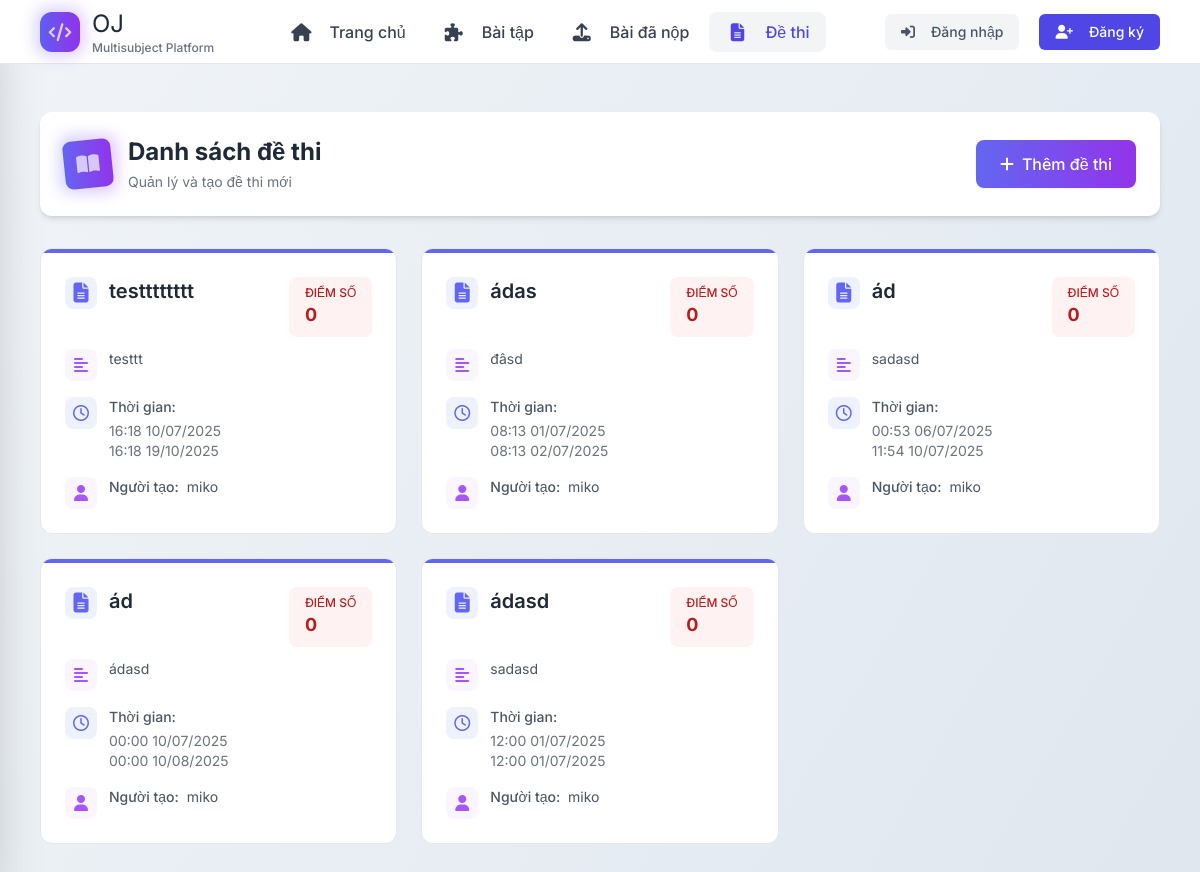
The app's page /exams/, older data.
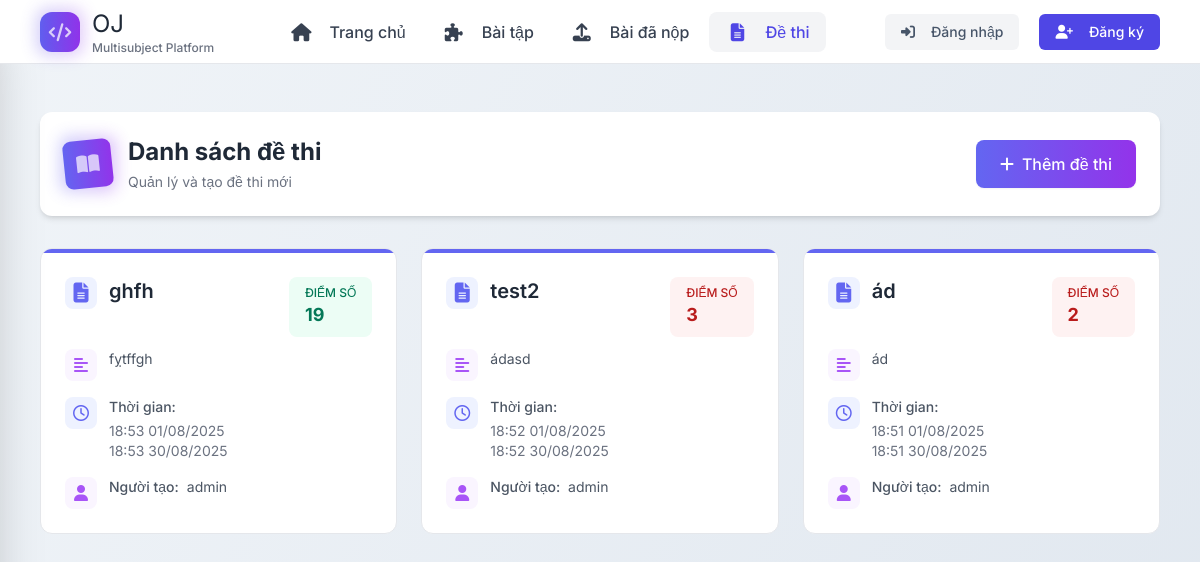
The same page, newer data.
### exams/models.py (models this page shows, shortened)
class Exam(models.Model):
    title = models.CharField(max_length=200)
    description = models.TextField()
    start_time = models.DateTimeField()
    end_time = models.DateTimeField()
    created_by = models.ForeignKey(settings.AUTH_USER_MODEL, on_delete=models.CASCADE)
    created_at = models.DateTimeField(auto_now_add=True)
    password = models.CharField(max_length=128, blank=True, null=True, help_text="Để trống nếu không muốn đặt mật khẩu.")
    problems = models.ManyToManyField(
        "problems.Problem",
        through="exams.ExamProblem",
        related_name="exams"
    )
    enrolled_users = models.ManyToManyField(
        settings.AUTH_USER_MODEL,
        through="exams.ExamEnrollment",
        related_name="enrolled_exams"
    )

### users/models.py (models this page shows)
class CustomUser(AbstractUser):
    is_teacher = models.BooleanField(default=False)

### exams/views.py (the view)
# urls.py: path('', views.exam_list, name='exam_list'),
def exam_list(request):
    exams = Exam.objects.all().order_by('-created_at')
    difficulty_map = {
        'one': 1, 'two': 2, 'three': 3, 'four': 4, 'five': 5, 'six': 6,
        'seven': 7, 'eight': 8, 'nine': 9, 'ten': 10, 'eleven': 11, 'twelve': 12,
    }
    for exam in exams:
        total_score = 0
        exam_problems = exam.exam_problems.all()
        for prob in exam_problems:
            if prob.problem and prob.problem.difficulty:
                score = difficulty_map.get(prob.problem.difficulty.lower(), 0)
                total_score += score
        exam.total_score = total_score
        exam.has_password = bool(exam.password)
    return render(request, 'exams/list.html', {'exams': exams})

### templates/exams/list.html (shortened to what the changed rows need)
{% extends 'base.html' %}
{% block content %}
<div class="max-w-7xl mx-auto px-4 py-8">
    <div class="relative bg-white rounded-xl shadow-md p-6 mb-8">
        <div class="flex flex-col sm:flex-row sm:items-center sm:justify-between gap-4">
            <div class="flex items-center">
                <div class="ml-4">
                    <h1 class="text-2xl font-bold text-gray-800">Danh sách đề thi</h1>
                </div>
            </div>
        </div>
    </div>
    <div class="grid grid-cols-1 md:grid-cols-2 lg:grid-cols-3 gap-6">
        {% for exam in exams %}
        <div class="group">
            <div class="relative bg-white rounded-xl border border-gray-200 overflow-hidden transition-all duration-300 hover:shadow-lg hover:-translate-y-1">
                <div class="border-t-4 border-indigo-500"></div>
                <div class="p-6">
                    <div class="flex justify-between items-start mb-3">
                        <a href="{% url 'enroll_in_exam' exam.id %}" class="block group">
                            <h3 class="text-xl font-semibold text-gray-800 group-hover:text-indigo-600 transition-colors flex items-start">
                                <span class="w-8 h-8 rounded-lg bg-indigo-50 flex items-center justify-center mr-3 group-hover:bg-indigo-100 transition-colors">
                                    <i class="fas fa-file-alt text-indigo-500"></i>
                                </span>
                                {{ exam.title }}
                            </h3>
                        </a>
                        <div class="px-4 py-2 rounded-lg {% if exam.total_score >= 8 %}bg-emerald-50 text-emerald-700{% elif exam.total_score >= 5 %}bg-amber-50 text-amber-700{% else %}bg-red-50 text-red-700{% endif %} flex items-center space-x-2">
                            <div>
                                <div class="text-xs font-medium uppercase">Điểm số</div>
                                <div class="text-lg font-bold">{{ exam.total_score }}</div>
                            </div>
                        </div>
                    </div>
                    <div class="space-y-4 text-gray-600">
                        <div class="flex items-start">
                            <span class="w-8 h-8 rounded-lg bg-purple-50 flex items-center justify-center mr-3">
                                <i class="fas fa-align-left text-purple-500"></i>
                            </span>
                            <p class="text-sm flex-1">
                                {{ exam.description|truncatewords:25 }}
                            </p>
                        </div>
                        <div class="flex items-start">
                            <span class="w-8 h-8 rounded-lg bg-indigo-50 flex items-center justify-center mr-3">
                                <i class="far fa-clock text-indigo-500"></i>
                            </span>
                            <div class="text-sm flex-1">
                                <span class="font-medium block mb-1">Thời gian:</span>
                                <span class="block text-gray-500">{{ exam.start_time|date:"H:i d/m/Y" }}</span>
                                <span class="block text-gray-500">{{ exam.end_time|date:"H:i d/m/Y" }}</span>
                            </div>
                        </div>
                        <div class="flex items-start">
                            <span class="w-8 h-8 rounded-lg bg-purple-50 flex items-center justify-center mr-3">
                                <i class="fas fa-user text-purple-500"></i>
                            </span>
                            <div class="text-sm flex-1">
                                <span class="font-medium">Người tạo:</span>
                                <span class="ml-1">{{ exam.created_by.username }}</span>
                            </div>
                        </div>
                    </div>
                </div>
            </div>
        </div>
        {% endfor %}
    </div>
</div>
{% endblock %}

Row changes from the older to the newer data that the page shows:
removed Exam: title "testttttttt", total_score "0", description "testtt", start_time "16:18 10/07/2025", end_time "16:18 19/10/2025", created_by.username "miko"
removed Exam: title "ádas", total_score "0", description "đâsd", start_time "08:13 01/07/2025", end_time "08:13 02/07/2025", created_by.username "miko"
removed Exam: title "ád", total_score "0", description "sadasd", start_time "00:53 06/07/2025", end_time "11:54 10/07/2025", created_by.username "miko"
removed Exam: title "ád", total_score "0", description "ádasd", start_time "00:00 10/07/2025", end_time "00:00 10/08/2025", created_by.username "miko"
removed Exam: title "ádasd", total_score "0", description "sadasd", start_time "12:00 01/07/2025", end_time "12:00 01/07/2025", created_by.username "miko"
added Exam: title "ghfh", total_score "19", description "fỵtffgh", start_time "18:53 01/08/2025", end_time "18:53 30/08/2025", created_by.username "admin"
added Exam: title "test2", total_score "3", description "ádasd", start_time "18:52 01/08/2025", end_time "18:52 30/08/2025", created_by.username "admin"
added Exam: title "ád", total_score "2", description "ád", start_time "18:51 01/08/2025", end_time "18:51 30/08/2025", created_by.username "admin"
